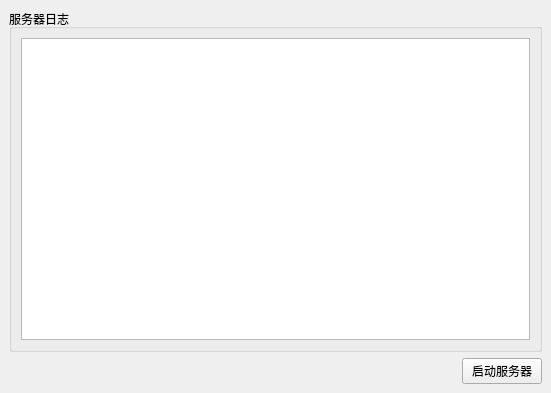
<?xml version="1.0" encoding="UTF-8"?>
<ui version="4.0">
 <class>MainWindow</class>
 <widget class="QMainWindow" name="MainWindow">
  <property name="geometry">
   <rect>
    <x>0</x>
    <y>0</y>
    <width>551</width>
    <height>393</height>
   </rect>
  </property>
  <property name="windowTitle">
   <string>服务器</string>
  </property>
  <widget class="QWidget" name="centralwidget">
   <layout class="QVBoxLayout" name="verticalLayout_2">
    <item>
     <widget class="QGroupBox" name="groupBox">
      <property name="title">
       <string>服务器日志</string>
      </property>
      <layout class="QVBoxLayout" name="verticalLayout">
       <item>
        <widget class="QPlainTextEdit" name="logEditor"/>
       </item>
      </layout>
     </widget>
    </item>
    <item>
     <layout class="QHBoxLayout" name="horizontalLayout">
      <item>
       <spacer name="horizontalSpacer">
        <property name="orientation">
         <enum>Qt::Horizontal</enum>
        </property>
        <property name="sizeHint" stdset="0">
         <size>
          <width>40</width>
          <height>20</height>
         </size>
        </property>
       </spacer>
      </item>
      <item>
       <widget class="QPushButton" name="startStopButton">
        <property name="text">
         <string>启动服务器</string>
        </property>
       </widget>
      </item>
     </layout>
    </item>
   </layout>
  </widget>
 </widget>
 <resources/>
 <connections/>
</ui>
